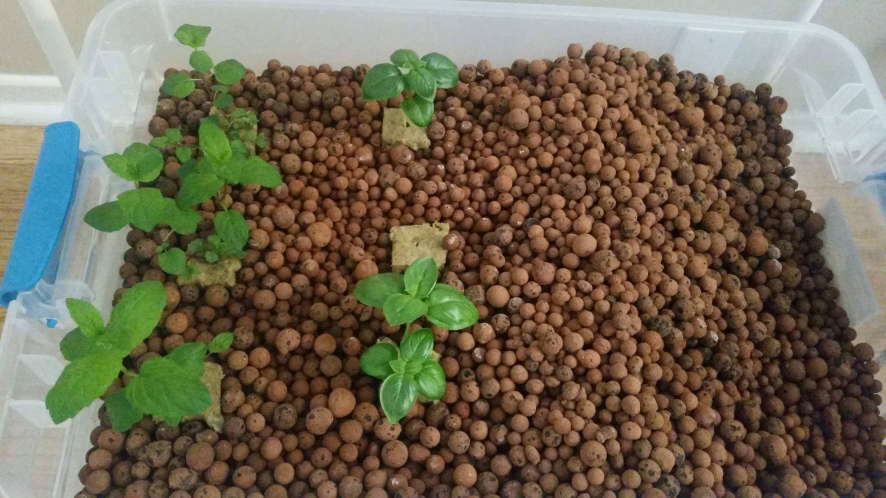
#> input picture pic.jpg, 2656 x 1494 px (shown at 1/3 size)
$ python demo.py   (older library calls are emulated)
#> lines starting #> are read from the running program, lines starting #| are printed output that depends on the picture
import cv2
import numpy as np

image = cv2.imread('pic.jpg')
#> image is the input picture: shape (1494, 2656, 3); mean B, G, R 84.9, 104.9, 114
height, width = image.shape[:2]
#> height = 1494; width = 2656


original = cv2.resize(image, (int(width/3),int(height/3)), interpolation = cv2.INTER_AREA)
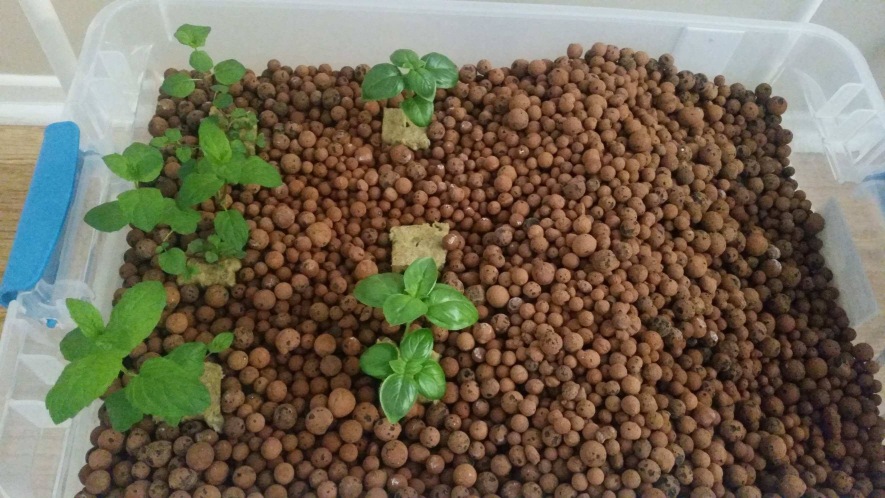
#> original: shape (498, 885, 3); mean B, G, R 84.9, 104.9, 114
cv2.imshow('Original RGB', original)
cv2.waitKey(0)


gray = cv2.cvtColor(original, cv2.COLOR_BGR2GRAY)
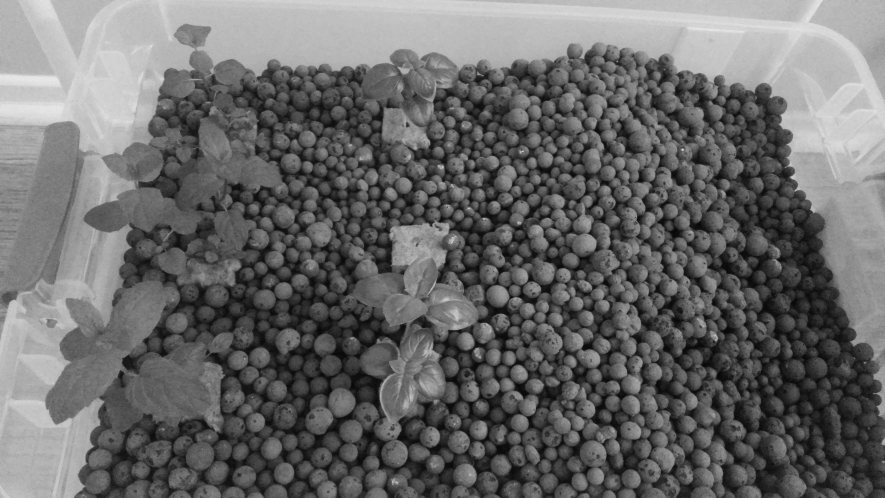
#> gray: shape (498, 885); min 5, max 231, mean 105.3
cv2.imshow('Gray image', gray)
cv2.waitKey(0)

sobelx = cv2.Sobel(original,cv2.CV_64F,1,0,ksize=5)
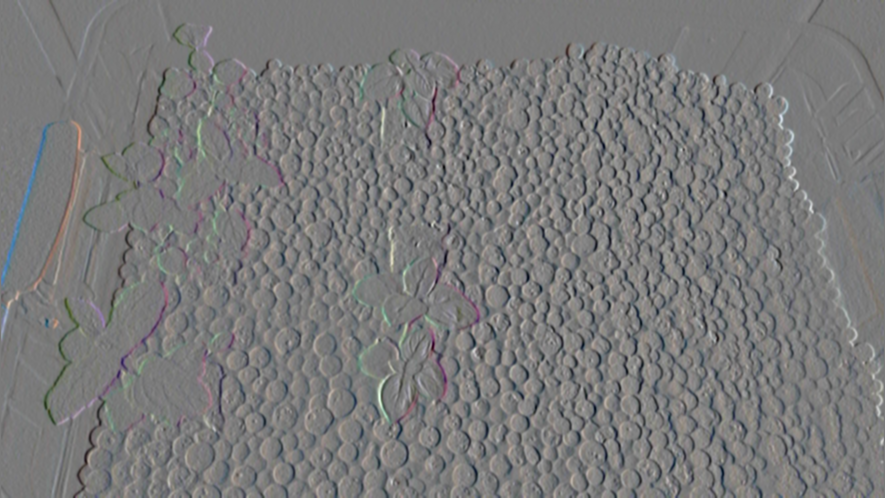
#> sobelx: shape (498, 885, 3) float64; mean B, G, R -1.3, -3, -3.2; drawn with min black and max white
sobely = cv2.Sobel(original,cv2.CV_64F,0,1,ksize=5)
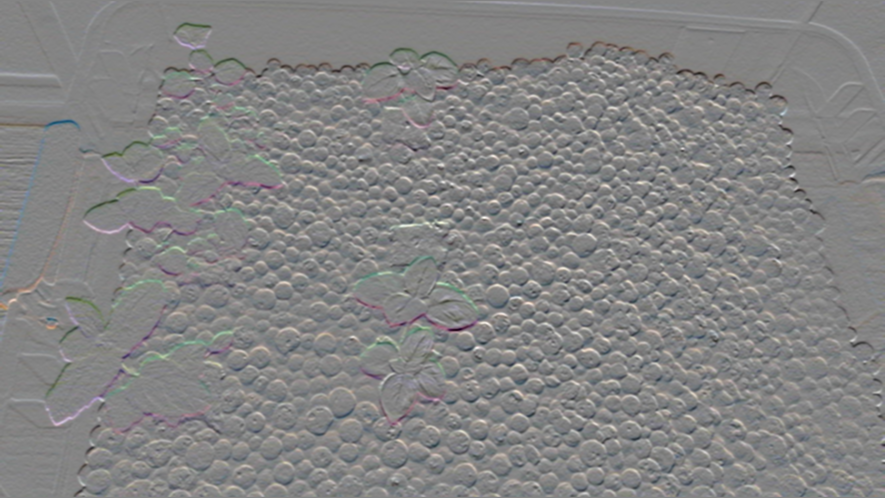
#> sobely: shape (498, 885, 3) float64; mean B, G, R -31.8, -29.5, -23.1; drawn with min black and max white


cv2.imshow('sobelx', sobelx)
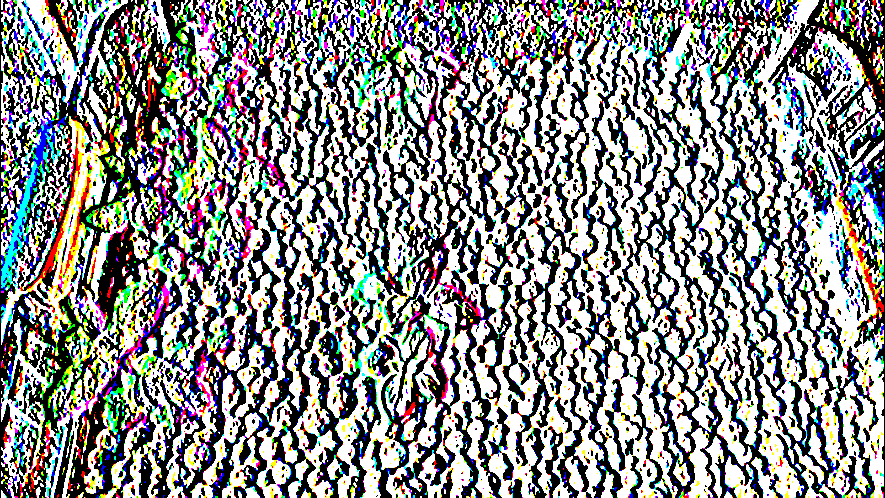
#> window 'sobelx': shape (498, 885, 3); mean B, G, R 139.3, 140.3, 138.8
cv2.waitKey(0)

cv2.imshow('sobely', sobely)
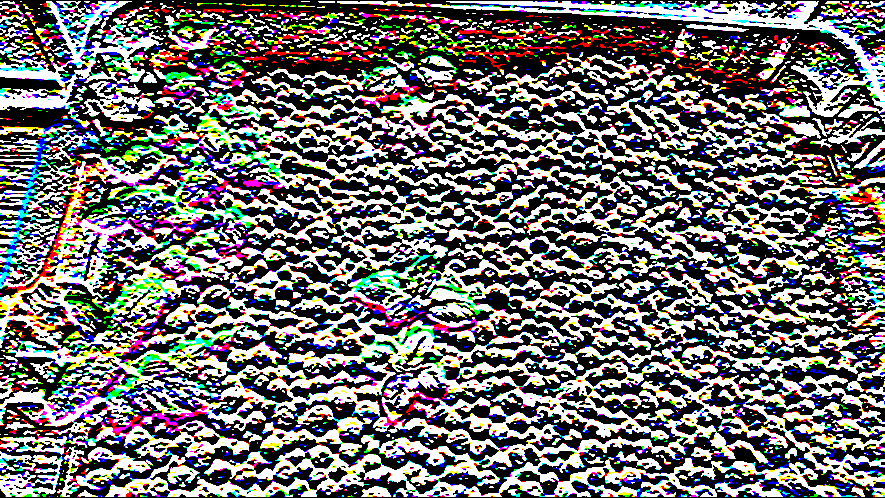
#> window 'sobely': shape (498, 885, 3); mean B, G, R 110.6, 111.1, 112.9
cv2.waitKey(0)

edged = cv2.Canny(original, 100,200)
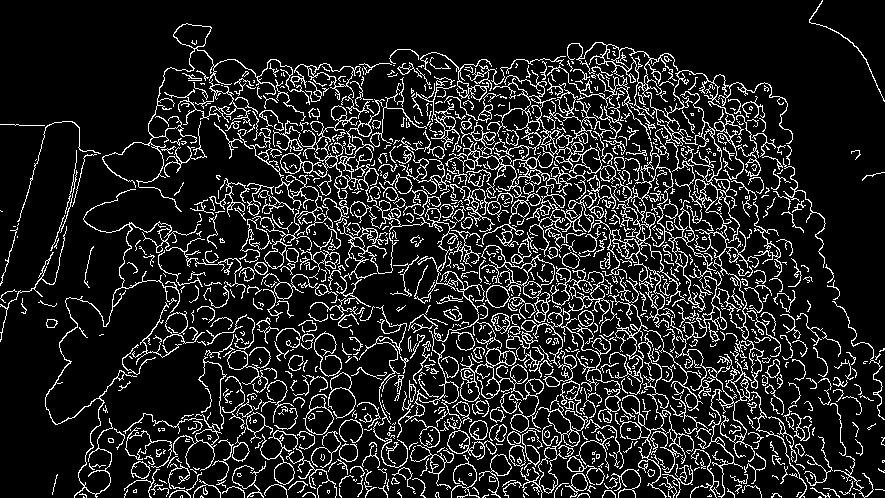
#> edged: shape (498, 885); 13.5% white in thin lines or dots
cv2.imshow('edged', edged)
cv2.waitKey(0)

# [7 lines of commented-out code are left out]

$ run again, with bacterial-diseases-of-plants.jpg copied over pic.jpg
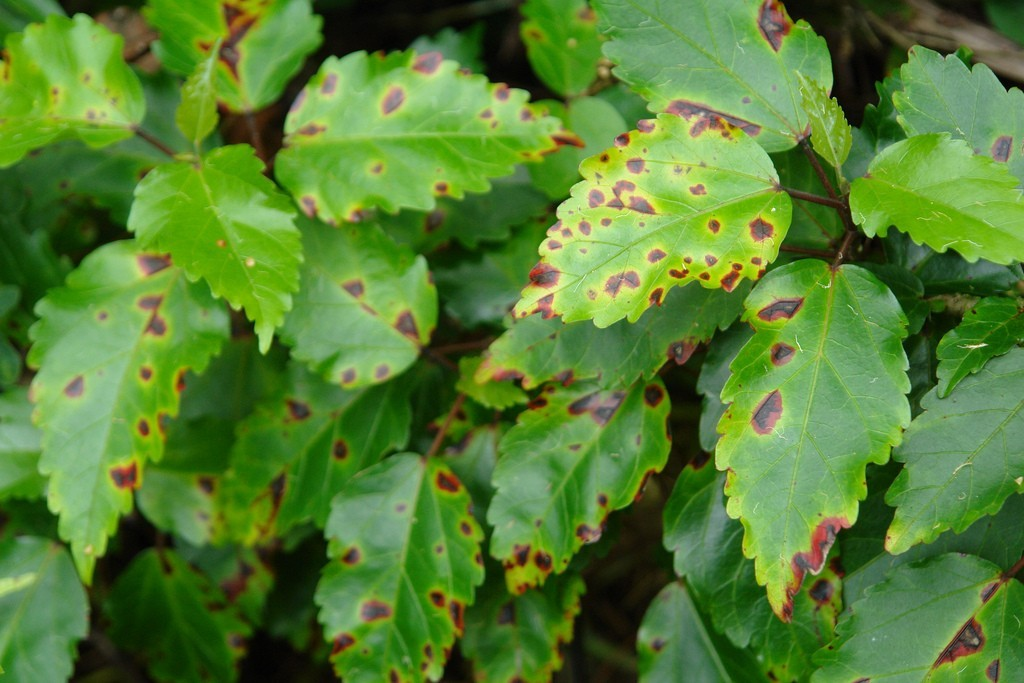
#> input picture bacterial-diseases-of-plants.jpg, 1024 x 683 px
#> image is the input picture: shape (683, 1024, 3); mean B, G, R 51, 127.1, 85.2
#> `cv2.imshow('sobely', sobely)`:
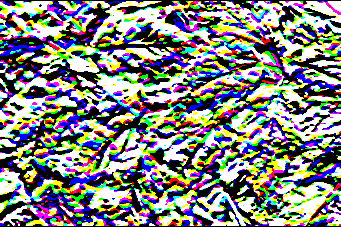
#> window 'sobely': shape (227, 341, 3); mean B, G, R 127.4, 131.2, 129.7
#> `edged = cv2.Canny(original, 100,200)`:
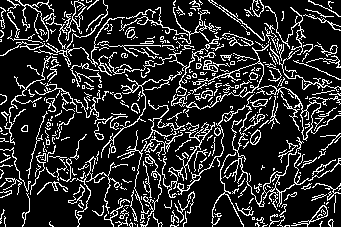
#> edged: shape (227, 341); 17.3% white in thin lines or dots
